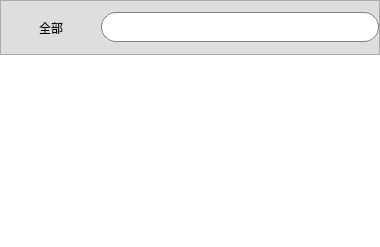
            <widget class="QWidget" name="videoHistory">
             <property name="sizePolicy">
              <sizepolicy hsizetype="Fixed" vsizetype="Preferred">
               <horstretch>0</horstretch>
               <verstretch>0</verstretch>
              </sizepolicy>
             </property>
             <property name="styleSheet">
              <string notr="true">QListWidget{
	background:white;
	border:none;
}</string>
             </property>
             <layout class="QVBoxLayout" name="verticalLayout_4">
              <property name="spacing">
               <number>0</number>
              </property>
              <property name="leftMargin">
               <number>0</number>
              </property>
              <property name="topMargin">
               <number>0</number>
              </property>
              <property name="rightMargin">
               <number>0</number>
              </property>
              <property name="bottomMargin">
               <number>0</number>
              </property>
              <item>
               <widget class="QFrame" name="searchFrame">
                <property name="sizePolicy">
                 <sizepolicy hsizetype="Preferred" vsizetype="Minimum">
                  <horstretch>0</horstretch>
                  <verstretch>0</verstretch>
                 </sizepolicy>
                </property>
                <property name="minimumSize">
                 <size>
                  <width>0</width>
                  <height>55</height>
                 </size>
                </property>
                <property name="maximumSize">
                 <size>
                  <width>16777215</width>
                  <height>1666666</height>
                 </size>
                </property>
                <property name="styleSheet">
                 <string notr="true">QFrame{
	background:white;
	background-color: rgb(222, 222, 222);
}</string>
                </property>
                <property name="frameShape">
                 <enum>QFrame::StyledPanel</enum>
                </property>
                <property name="frameShadow">
                 <enum>QFrame::Raised</enum>
                </property>
                <layout class="QHBoxLayout" name="horizontalLayout_8">
                 <property name="spacing">
                  <number>0</number>
                 </property>
                 <property name="leftMargin">
                  <number>0</number>
                 </property>
                 <property name="topMargin">
                  <number>0</number>
                 </property>
                 <property name="rightMargin">
                  <number>0</number>
                 </property>
                 <property name="bottomMargin">
                  <number>0</number>
                 </property>
                 <item>
                  <widget class="QPushButton" name="filterButton">
                   <property name="sizePolicy">
                    <sizepolicy hsizetype="Fixed" vsizetype="Fixed">
                     <horstretch>0</horstretch>
                     <verstretch>0</verstretch>
                    </sizepolicy>
                   </property>
                   <property name="minimumSize">
                    <size>
                     <width>100</width>
                     <height>35</height>
                    </size>
                   </property>
                   <property name="maximumSize">
                    <size>
                     <width>16666</width>
                     <height>35</height>
                    </size>
                   </property>
                   <property name="cursor">
                    <cursorShape>PointingHandCursor</cursorShape>
                   </property>
                   <property name="layoutDirection">
                    <enum>Qt::LeftToRight</enum>
                   </property>
                   <property name="styleSheet">
                    <string notr="true">QPushButton{
	background:transparent;
	color: rgb(0, 0, 0);
	border:none;
	padding:0;
	font: 9pt &quot;微软雅黑&quot;;
}
 QPushButton::menu-indicator {
            image: none;
        }

</string>
                   </property>
                   <property name="text">
                    <string>全部</string>
                   </property>
                   <property name="icon">
                    <iconset resource="../../icons.qrc">
                     <normaloff>:/new/prefix1/icons/filter.svg</normaloff>
                     <normalon>:/new/prefix1/icons/filter1.svg</normalon>
                     <disabledon>:/new/prefix1/icons/filter1.svg</disabledon>
                     <activeon>:/new/prefix1/icons/filter1.svg</activeon>
                     <selectedon>:/new/prefix1/icons/filter1.svg</selectedon>:/new/prefix1/icons/filter.svg</iconset>
                   </property>
                   <property name="iconSize">
                    <size>
                     <width>30</width>
                     <height>30</height>
                    </size>
                   </property>
                  </widget>
                 </item>
                 <item>
                  <widget class="QLineEdit" name="searchLine">
                   <property name="minimumSize">
                    <size>
                     <width>0</width>
                     <height>30</height>
                    </size>
                   </property>
                   <property name="styleSheet">
                    <string notr="true">QLineEdit {
	color: rgb(0, 0, 0);
	font: 25 10pt &quot;Microsoft YaHei UI&quot;;
	background:white;
	border:1px solid gray;
	border-radius:15px;
	padding-left: 2px;

        }
QLineEdit:hover{
       border-color:rgb(53, 134, 255);
}
QLineEdit:checked{
	
    border-color: #3586FF;

}</string>
                   </property>
                  </widget>
                 </item>
                </layout>
               </widget>
              </item>
              <item>
               <widget class="QListWidget" name="historyListWidget">
                <property name="sizePolicy">
                 <sizepolicy hsizetype="Fixed" vsizetype="Expanding">
                  <horstretch>0</horstretch>
                  <verstretch>0</verstretch>
                 </sizepolicy>
                </property>
                <property name="minimumSize">
                 <size>
                  <width>380</width>
                  <height>0</height>
                 </size>
                </property>
                <property name="styleSheet">
                 <string notr="true">QListWidget {
      border: none;
	 background: white;
    }
    QScrollBar:vertical {
        border: none;
        background: white;
        width: 8px;  /* 控制滚动条的宽度 */
        margin: 0px 0px 0px 0px;
    }

    QScrollBar::handle:vertical {
        background: rgba(128, 128, 128, 150); /* 使滚动条变细 */
        min-height: 10px;
	    max-height: 10px;
        border-radius: 4px; /* 圆角滚动条 */
    }
    QScrollBar::handle:vertical:hover {
        background: rgba(100, 100, 100, 180); /* 悬浮时加深颜色 */
    }
    QScrollBar::add-line:vertical, QScrollBar::sub-line:vertical {
        border: none;
        background: none;
    }
    QScrollBar::up-arrow:vertical, QScrollBar::down-arrow:vertical {
        background: none;
    }
    QScrollBar::add-page:vertical, QScrollBar::sub-page:vertical {
        background: none;
    }
</string>
                </property>
                <property name="horizontalScrollBarPolicy">
                 <enum>Qt::ScrollBarAlwaysOff</enum>
                </property>
               </widget>
              </item>
             </layout>
            </widget>
